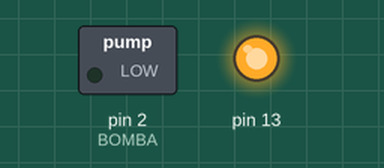
Recording of a sketch running on a simulated Arduino Uno, built with avr-gcc and run on an emulated ATmega328P. Parts: switched loads named in the sketch (green lamp = pin HIGH), output pins drawn as LEDs (lit = HIGH).

Above: at 1.0 s.
At 3.0 s:
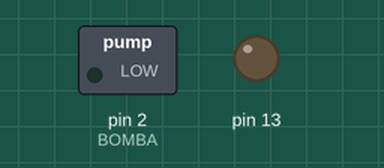
Timing chart, 0 to 5.2 s (numbered marks = the images above):
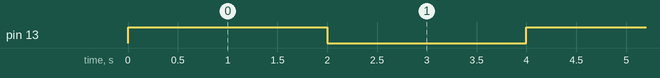

The sketch:

Proj-Final.ino
```cpp
#define BOMBA       2   //PINO QUE ATIVA A BOMBA

void setup()
{
  Serial.begin(9600);
  pinMode (BOMBA, OUTPUT);
  pinMode (13, OUTPUT);
}

void loop()
{
    digitalWrite(13, HIGH); //... attiva la BOMBA - lOGICA INVERTITA
    delay(2000);
    digitalWrite(13, LOW); // Spegne SENSOR
    delay(2000);
}
```

Measured:
- by itself, pin 13: alternates HIGH for 2.0 s and LOW for 2.0 s
